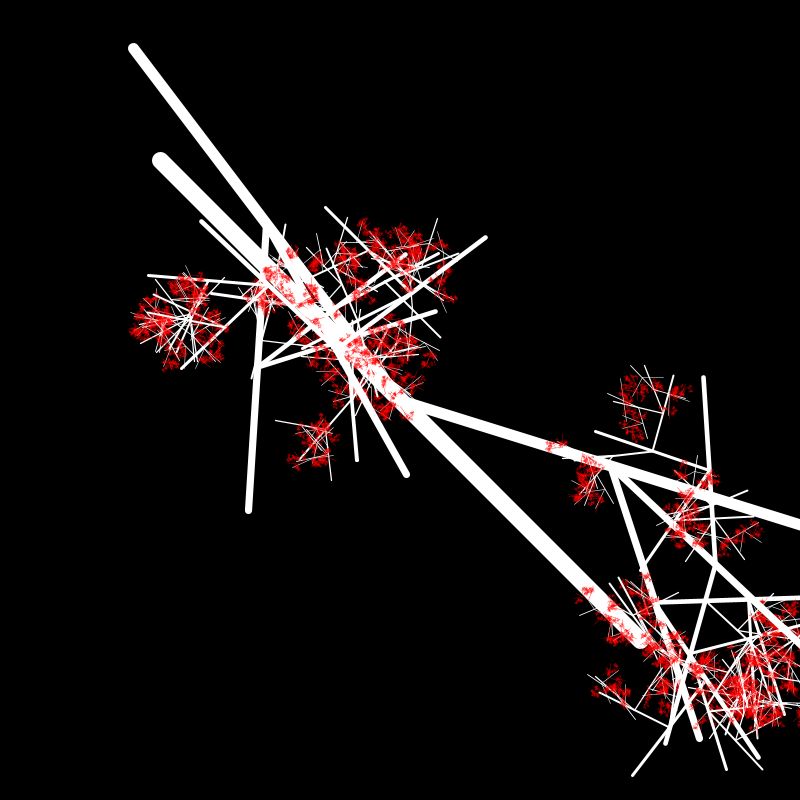
Frame 1 (no input)
Frame 60 (the mouse pressed at the canvas centre just before this capture): identical to frame 1, image omitted
Frame 120 (the mouse held since frame 60 and released just before this capture): identical to frame 1, image omitted

The Processing sketch that drew this single still picture (run headless with seeded random() and noise(); from frame 60 on, the mouse is pressed at the canvas centre):

// Processing sketch: s036_recursive_lines
// ── s036_recursive_lines.pde
// Recursive function that draws a line.
// At the center of that line, start two new lines.
void recursiveLine(float x0, float y0, float x1, float y1) {
  // find out how long the line is
  float len = dist(x0, y0, x1, y1);
  float childLength = 0.65;

  // if short, use red color, otherwise white.
  if(len < 20) {
    stroke(#FF0000);
  } else {
    stroke(#FFFFFF);
  }
  // the line thickness depends on the length.
  strokeWeight(len / 40);
  
  // draw the line
  line(x0, y0, x1, y1);

  // if long enough, draw child lines
  if (len > 1) {
    // find the center of the line
    float midX = (x0+x1)/2;
    float midY = (y0+y1)/2;
    
    // choose a random angle
    float angle = random(TWO_PI);
    // draw a line half as long as the original
    // we use polar coordinates to find the second point
    // of the line.
    recursiveLine(
      midX, midY, 
      midX + childLength * len * cos(angle), 
      midY + childLength * len * sin(angle));

    // draw a secord child line in a different direction
    angle = random(TWO_PI);
    recursiveLine(
      midX, midY, 
      midX + childLength * len * cos(angle), 
      midY + childLength * len * sin(angle));
  }
}

void setup() {
  size(800, 800);
  background(0);
  recursiveLine(width*0.2, height*0.2, width*0.8, height*0.8);
}

void draw() {
}

void keyPressed() {
  if(key == 's') {
    save(System.currentTimeMillis() + ".png");
  }
}
